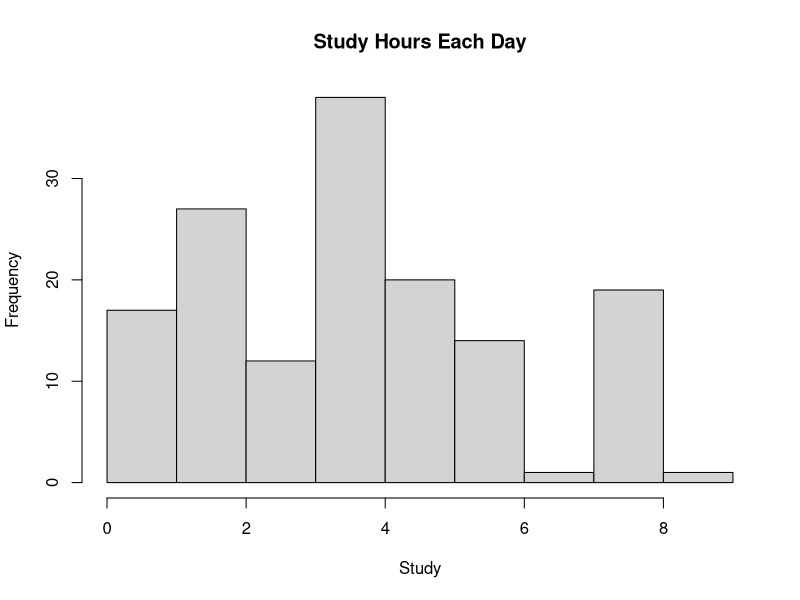
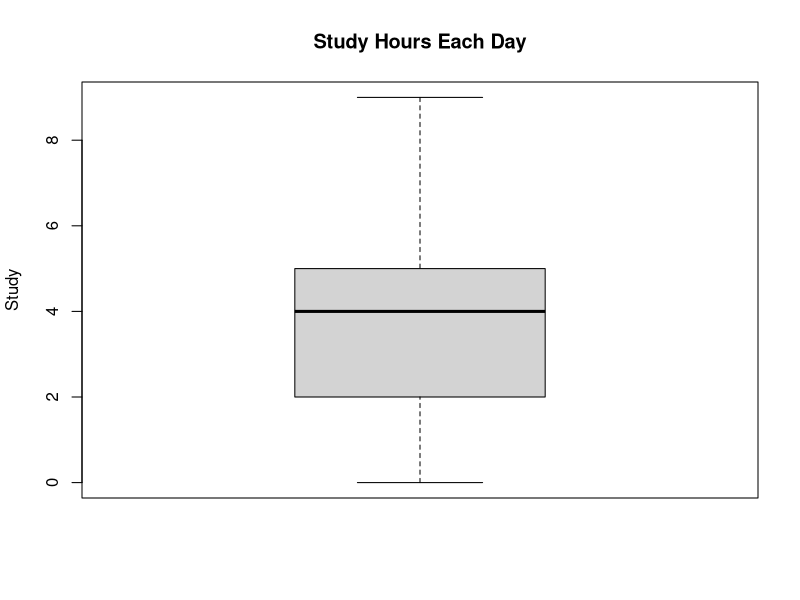
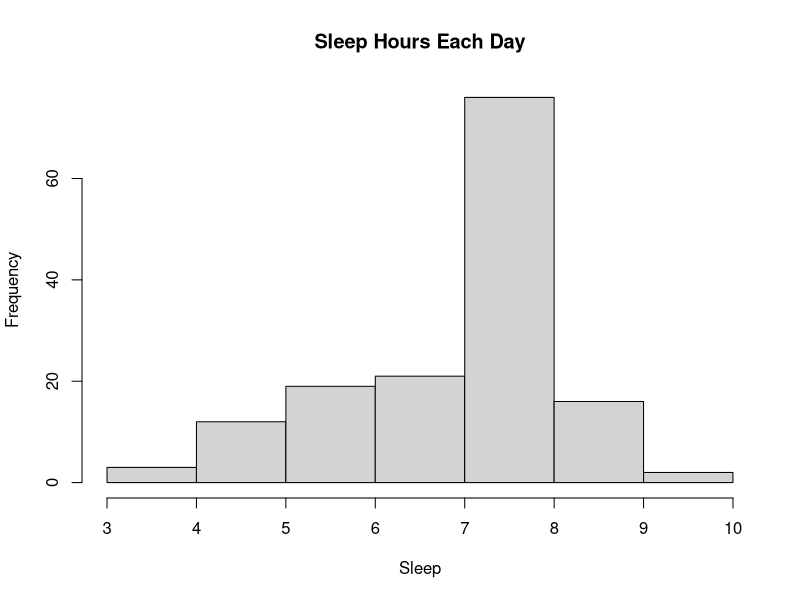
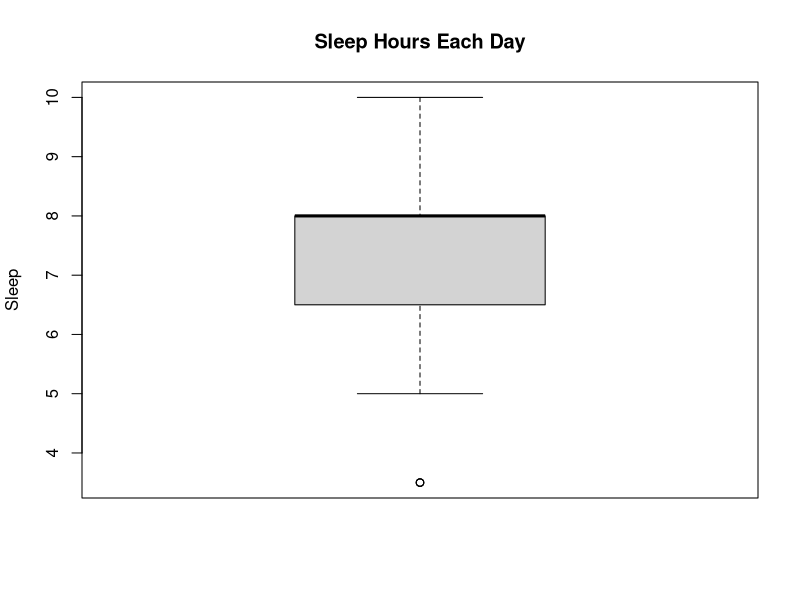
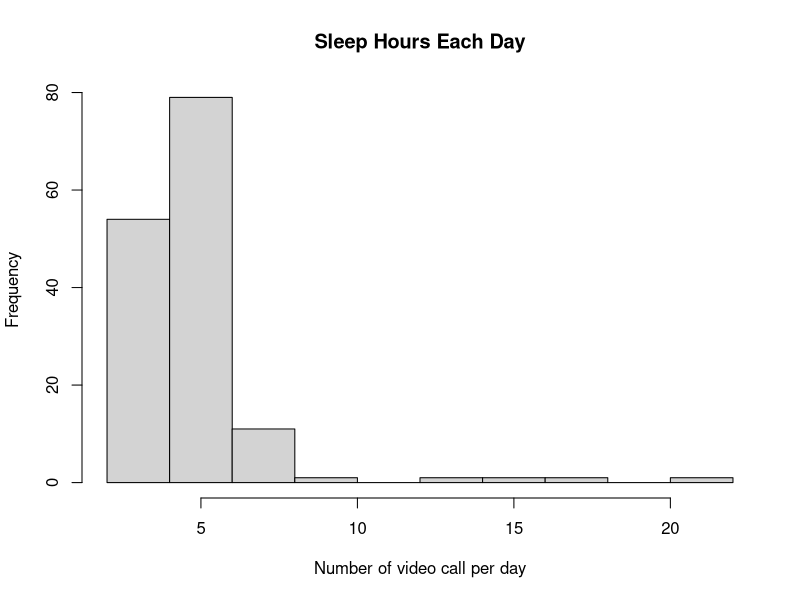
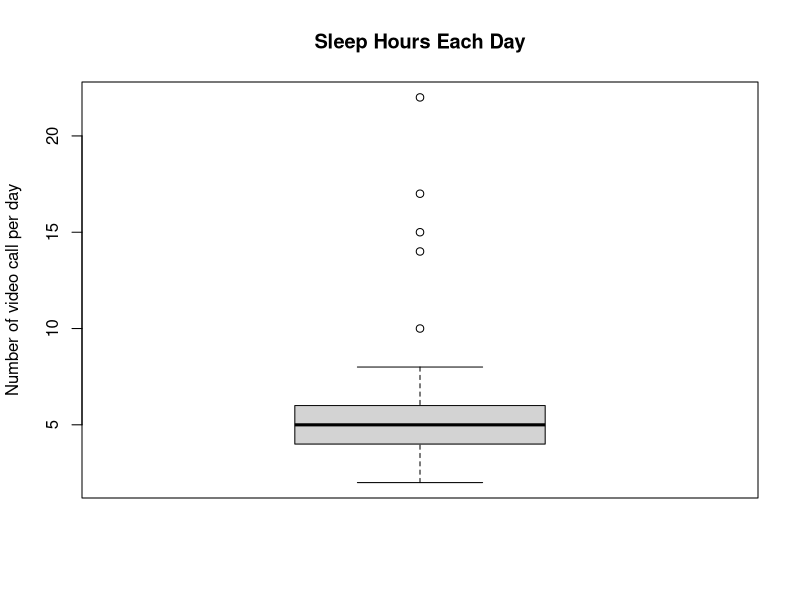

Reproduce these figures in R, in order. (Note: this script raises an error after producing the figures.)
## ---- chunk 1
rashmi<-read.csv(file="Personalized Data Rashmi Jaiswal.csv", header=TRUE)
rashmi.3vars<-subset(rashmi, select=c("Number.of.video.Calls", "Study", "Sleep"))
summary(rashmi.3vars)
## ---- chunk 2
#Show output only
hist(rashmi$Study, xlab="Study", main="Study Hours Each Day")
boxplot(rashmi$Study, ylab="Study", main="Study Hours Each Day")
## ---- chunk 3
#Show output only
hist(rashmi$Sleep, xlab="Sleep", main="Sleep Hours Each Day")
boxplot(rashmi$Sleep, ylab="Sleep", main="Sleep Hours Each Day")
## ---- chunk 4
#Show output only
hist(rashmi$Number.of.video.Calls, xlab="Number of video call per day", main="Sleep Hours Each Day")
boxplot(rashmi$Number.of.video.Calls, ylab="Number of video call per day", main="Sleep Hours Each Day")
## ---- chunk 5
#Hide all output but extract the confidence interval from this in the interpretation below
j.conf<-t.test(jenna$Study, conf.level = 0.95)
## ---- chunk 6
#Hide all output but extract the confidence interval from this in the interpreration below
j.test<-t.test(jenna$Study, alternative="greater", mu = 3.13)
## ---- chunk 7
#create subsets by term
jFall<-subset(jenna, Term=="F21", select="Study")
jWinter<-subset(jenna, Term=="W22", select="Study")

#part 3.2 - create a random sample of 10 days from each subset
jFall3.2<-sample(jFall$Study, 10)
jWinter3.2<-sample(jWinter$Study, 1)

#part 3.3 - select the first 10 days from each subset
jFall3.3<-jFall[1:10,1]
jWinter3.3<-jWinter[1:10,1]
